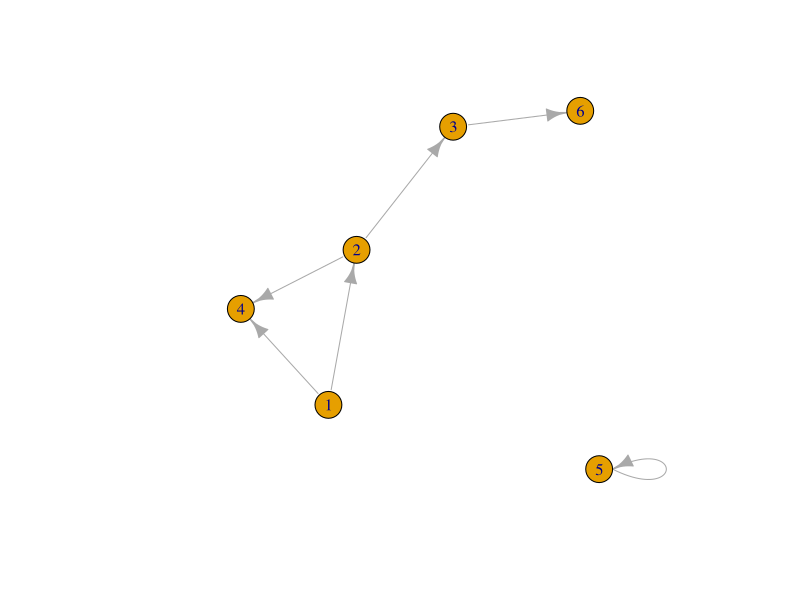
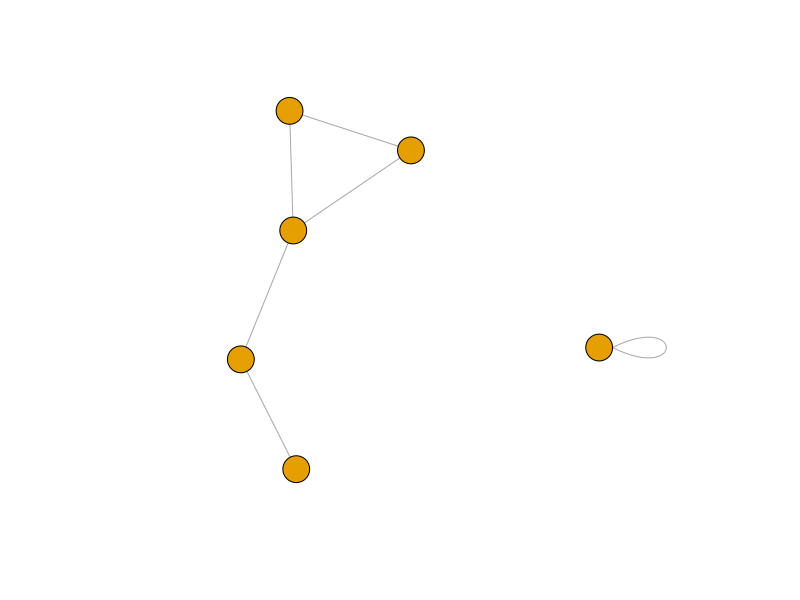
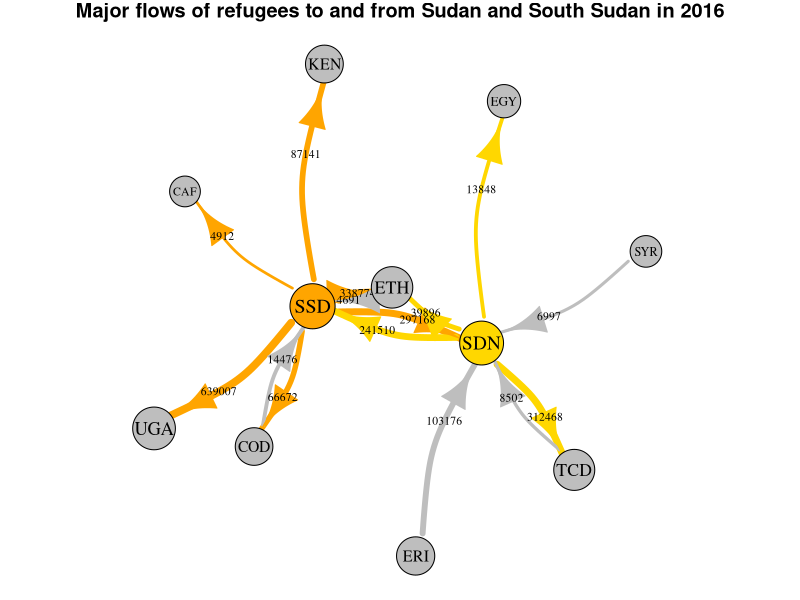

These charts were generated, in order, by the following R code:
## ---- chunk 1
knitr::opts_chunk$set(echo = TRUE)
## ---- chunk 2
library(igraph)
library(tidyverse)
## ---- chunk 3
gd <- graph(c(1,2, 2,3, 2,4, 1,4, 5,5, 3,6))
plot(gd)
## ---- chunk 4
gu <- graph(c(1,2, 2,3, 2,4, 1,4, 5,5, 3,6), directed=FALSE)
plot(gu, vertex.label=NA)
## ---- chunk 5
refugeedata <- read_delim("../data/dataset-unhcr-refugees-data-sudan-south-sudan-2016.csv", "," )
## ---- chunk 6
edges <- refugeedata %>%
  drop_na() %>%
  select("ISO_A3_origin",
         "ISO_A3_residence",
         "Total_refugees") %>%
  rename("from"="ISO_A3_origin",
         "to"="ISO_A3_residence",
         "weight"="Total_refugees") %>%
  slice_max(n=15, order_by=weight)
## ---- chunk 7
nodesFrom <- edges %>%
  select("from") %>%
  distinct() %>%
  rename("country"="from")

nodesTo <- edges %>%
  select("to") %>%
  distinct() %>%
  rename("country"="to")

nodes <- bind_rows(nodesFrom, nodesTo) %>% 
  distinct()
## ---- chunk 8
# Generate ID's for all nodes
nodes$ID <- seq.int(nrow(nodes))

# Create the network object
net <- graph_from_data_frame(d=edges, vertices=nodes, directed=TRUE)
## ---- chunk 9
par(mar=c(0, 0, 1, 0))

V(net)$size <- log(strength(net)) + 4
E(net)$width <- log(edges$weight / 350)

edgesSSD <- incident(net, V(net)[name=="SSD"], mode="out")
edgesSDN <- incident(net, V(net)[name=="SDN"], mode="out")
ecol <- rep("gray", ecount(net))
ecol[edgesSSD] <- "orange"
ecol[edgesSDN] <- "gold"

vcol <- rep("gray", vcount(net))
vcol[V(net)$name=="SSD"] <- "orange"
vcol[V(net)$name=="SDN"] <- "gold"

l <- layout_with_lgl(net, maxiter=93)

plot(net, 
     main="Major flows of refugees to and from Sudan and South Sudan in 2016", 
     sub="Source: UNHCR, 2016", 
     layout=l,
     edge.color=ecol,
     edge.curved=.25, 
     edge.arrow.size=log(E(net)$weight)/6, 
     edge.label=E(net)$weight, 
     edge.label.color="black", 
     edge.label.cex=.7, 
     vertex.color=vcol, 
     vertex.label.color="black", 
     vertex.label.cex=log(strength(net))/12)
